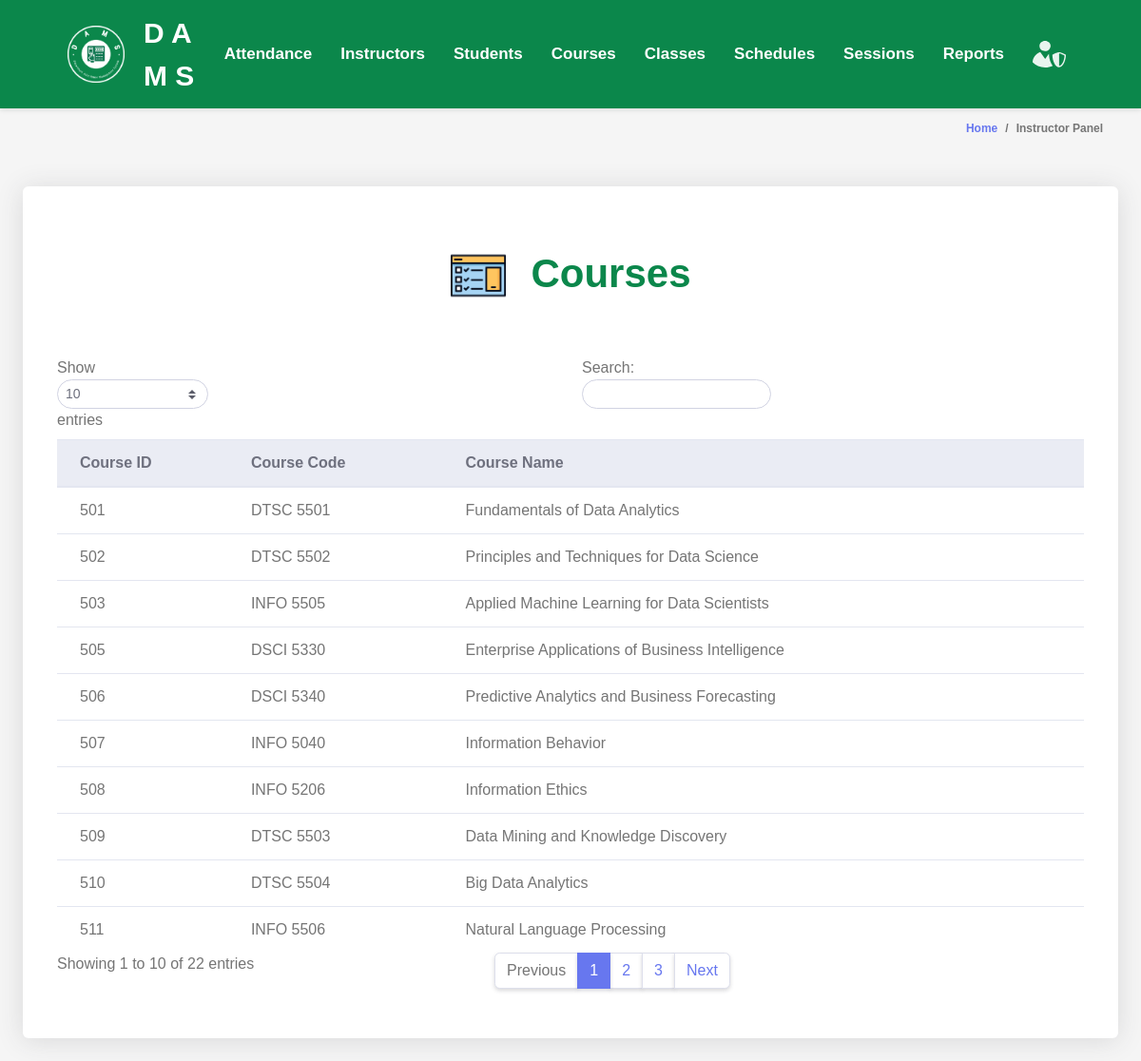
The page /admin/viewCourses.php on the database its author committed.
### tables this page shows
CREATE TABLE `courses` (
  `course_id` INT(11) PRIMARY KEY NOT NULL AUTO_INCREMENT,
  `course_name` VARCHAR(255) DEFAULT NULL,
  `course_code` VARCHAR(50) DEFAULT NULL
);

### admin/admin.php (called while the page is built, shortened)
<?php
$database = new Database();
$conn = $database->getConnection();
class Admin
{
    public function list_courses()
    {
        global $conn;
        $query = "SELECT * FROM courses";
        $rs = $conn->query($query);
        $users = array();
        while ($row = $rs->fetch_assoc()) {
            $users[] = $row;
        }
        return $users;
    }
}

### admin/coursesTable.php (the view, shortened to what this page needs)
<div class="container-fluid" id="container-wrapper">
    <div class="d-sm-flex align-items-center justify-content-between mb-4">
        <ol class="breadcrumb">
            <li class="breadcrumb-item"><a href="./">Home</a></li>
            <li class="breadcrumb-item active" aria-current="page">Instructor Panel</li>
        </ol>
    </div>
    <div class="row">
        <div class="col-lg-12">
            <div class="card mb-4">
                <div class="table-text">
                    <img src="../assets/images/courses.png">
                    <div>
                        Courses
                    </div>
                </div>
                <div class="card-body">
                    <div class="table-responsive p-3">
                        <table class="table align-items-center table-flush table-hover" id="dataTableHover">
                            <thead class="thead-light">
                                <tr>
                                    <th>Course ID</th>
                                    <th>Course Code</th>
                                    <th>Course Name</th>
                                </tr>
                            </thead>
                            <tbody>
                                <?php
                                include "admin.php";
                                $admin = new Admin();
                                $users = $admin->list_courses();
                                foreach ($users as $user) {
                                    echo "<tr>";
                                    echo "<td>" . $user['course_id'] . "</td>";
                                    echo "<td>" . $user['course_code'] . "</td>";
                                    echo "<td>" . $user['course_name'] . "</td>";
                                    echo "</tr>";
                                }
                                ?>
                            </tbody>
                        </table>
                    </div>
                </div>
            </div>
        </div>
    </div>
</div>

### css/navbar.css (style rules this page uses)
body { margin: 0; padding: 0; font-family: Arial, sans-serif; background-color: #f5f5f5; }
.table-text { display: flex; align-items: center; justify-content: center; color: #0b874b; font-size: 42px; margin-top: 60px; margin-bottom: 20px; font-weight: bold; }
.table-text img { margin-right: 25px; max-width: 60px; }

### rows shown on the page
courses: course_id "501", course_code "DTSC 5501", course_name "Fundamentals of Data Analytics"
courses: course_id "502", course_code "DTSC 5502", course_name "Principles and Techniques for Data Science"
courses: course_id "503", course_code "INFO 5505", course_name "Applied Machine Learning for Data Scientists"
courses: course_id "505", course_code "DSCI 5330", course_name "Enterprise Applications of Business Intelligence"
courses: course_id "506", course_code "DSCI 5340", course_name "Predictive Analytics and Business Forecasting"
courses: course_id "507", course_code "INFO 5040", course_name "Information Behavior"
courses: course_id "508", course_code "INFO 5206", course_name "Information Ethics"
courses: course_id "509", course_code "DTSC 5503", course_name "Data Mining and Knowledge Discovery"
courses: course_id "510", course_code "DTSC 5504", course_name "Big Data Analytics"
courses: course_id "511", course_code "INFO 5506", course_name "Natural Language Processing"
